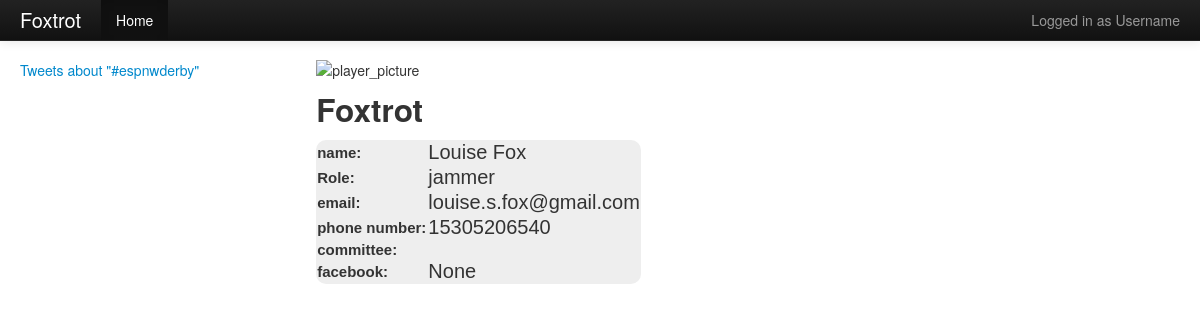
/player/4, run on the app's committed database.
### model.py (models this page shows, shortened)
class Player(Base):
    __tablename__ = "players"
    id = Column(Integer, primary_key = True)
    derby_name = Column(String(64), nullable=True)
    email = Column(String(64), nullable=True)
    password = Column(String(64), nullable=True)
    firstname = Column(String(20), nullable=True)
    lastname = Column(String(20), nullable=True)
    mobile = Column(String(11), nullable=True)
    twitter = Column(String(20), nullable=True)
    facebook = Column(String(20), nullable=True)
    role = Column(String(20), nullable=True)
    picture = Column(String(200), nullable=True)
    committee = Column(String(20), nullable=True)

### main.py (the view)
@app.route("/player/<int:id>", methods=['GET'])
def get_player(id):
	player = db_session.query(Player).get(id)
	return render_template("player.html", player=player)

### main.py (called while the page is built)
@app.teardown_request
def shutdown_session(exception = None):
	db_session.remove()

### templates/player.html (shortened to what this page needs)
<html lang = "en">
  <head><title>{{player.derby_name}} Info</title>
  </head>
  <link href = "..\static\bootstrap.css" rel = "stylesheet">
  <body>
  	<div class="navbar navbar-inverse navbar-fixed-top">
      <div class="navbar-inner">
        <div class="container-fluid">
          <a class="brand">{{player.derby_name}}</a>
          <div class="nav-collapse collapse">
            <p class="navbar-text pull-right">
              Logged in as <a href="#" class="navbar-link">Username</a>
            </p>
            <ul class="nav">
              <li class="active"><a href="{{url_for('show_calendar')}}">Home</a></li>
            </ul>
          </div>
        </div>
      </div>
    </div>
	 <div class="container-fluid">
     <div class="row-fluid">
     	<div class ="span3">
				<a class="twitter-timeline" href="https://twitter.com/search?q=%23espnwderby"
				data-widget-id="267340562263326720">Tweets about "#espnwderby"</a>
		  </div>
	  	<div class ="span6">
		<img src={{player.picture}} alt="player_picture">
		<h2>{{player.derby_name}}</h2>
		<table id = playerInfo>
		 <tr><td id=type>name:</td><td id=info>{{player.firstname}} {{player.lastname}}</td></tr>
		 <tr><td id=type>Role:</td><td id=info>{{player.role}}</td></tr>
		 <tr><td id=type>email:</td><td id=info>{{player.email}}</td></tr>
		 <tr><td id=type>phone number:</td><td id=info>{{player.mobile}}</td></tr>
		 <tr><td id=type>committee:</td><td id=info>{{player.commitee}}</td></tr>
		 <tr><td id=type>facebook:</td><td id=info>{{player.facebook}}</td></tr>
		</div>
     </div>
	 </div>
</html>

### templates/player.html (style rules this page uses)
body { padding-top: 60px; padding-bottom: 40px; }
#type { font-size: 15px; font-family:"Arial"; font-weight: bold; }
#info { font-size: 20px; font-family:"Arial"; }
#playerInfo { padding: 60px; background-color: #eeeeee; -webkit-border-radius: 10px; -moz-border-radius: 10px; border-radius: 10px; }

### data on the page
Player: derby_name "Foxtrot", firstname "Louise", lastname "Fox", role "jammer", email "louise.s.fox@gmail.com", mobile "15305206540", facebook "None"
